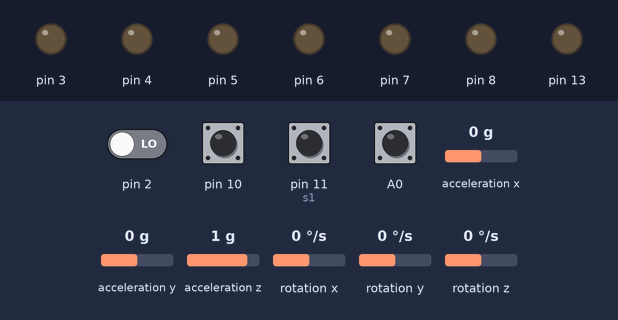
A sketch run on a simulated Arduino Uno, built with avr-gcc and run on an emulated ATmega328P. Shown: output pins drawn as LEDs (lit = HIGH). Inputs (shaded band) come from the test bench; at power-on: A0, pin 10, pin 11 (s1) HIGH, pin 2 LOW, acceleration x 0 g, acceleration y 0 g, acceleration z 1 g, rotation z 0 °/s, rotation x 0 °/s, rotation y 0 °/s. The sensor or clock chip raises its interrupt line as the real part does; what the sketch prints to the serial monitor is not drawn.

Above: at 0.1 s.
At 1.7 s:
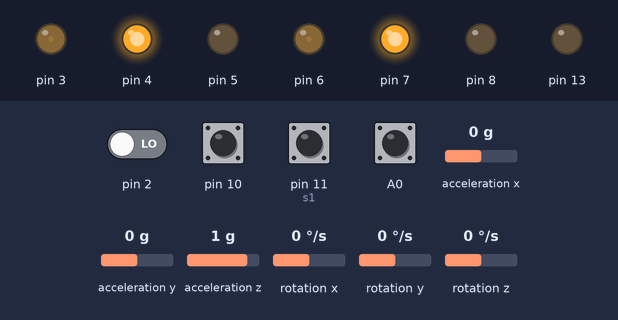
1.8 s: acceleration x set to -1.4 g
3.7 s: acceleration y set to -1.4 g
5.6 s: acceleration z set to -1.4 g
7.5 s: rotation z set to -192 °/s
9.1 s: pin 10 pulled LOW for 1 s
Timing chart, 0 to 12.1 s (numbered marks = the images above; inputs shaded):
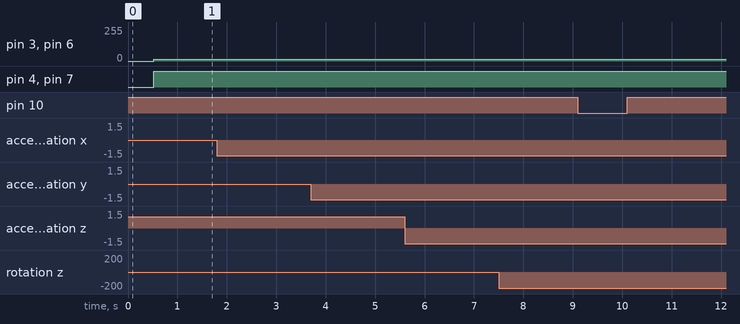

Measured:
- after the input at 1.8 s, every drawn part: stays the same
- after the input at 3.7 s, every drawn part: stays the same
- after the input at 5.6 s, every drawn part: stays the same
- after the input at 7.5 s, every drawn part: stays the same
- after the input at 9.1 s, every drawn part: stays the same

The sketch:

fuzzyController.ino
```cpp
 //  const float Q_distance=2.7;//1 2.7
   ///const float R_measure=3.3;//1 2.7
   //float distance=0;
   //float P=0;
   //float K=0;
   //float y=0;
   //float S=0;
  /////////////////////
///////////////////////////////////////////
#include "LMotorController.h"
#include "I2Cdev.h"
#include "MPU6050_6Axis_MotionApps20.h"
#include <PinChangeInt.h>
///////////////////////////////////////////

// Create a union to easily convert float to byte
typedef union{
  float number;
  uint8_t bytes[4];
} FLOATUNION_t;

// Create the variable you want to send
FLOATUNION_t myValue;


///mpu///
#if I2CDEV_IMPLEMENTATION == I2CDEV_ARDUINO_WIRE
 #include "Wire.h"
#endif
MPU6050 mpu;
// MPU control/status vars
bool dmpReady = false; // set true if DMP init was successful
uint8_t mpuIntStatus; // holds actual interrupt status byte from MPU
uint8_t devStatus; // return status after each device operation (0 = success, !0 = error)
uint16_t packetSize; // expected DMP packet size (default is 42 bytes)
uint16_t fifoCount; // count of all bytes currently in FIFO
uint8_t fifoBuffer[64]; // FIFO storage buffer
// orientation/motion vars
Quaternion q; // [w, x, y, z] quaternion container
VectorFloat gravity; // [x, y, z] gravity vector
float ypr[1]; // [yaw, pitch, roll] yaw/pitch/roll container and gravity vector
volatile bool mpuInterrupt = false; // indicates whether MPU interrupt pin has gone high
void dmpDataReady()
{
 mpuInterrupt = true;
}
/////////////////////////


//MOTOR CONTROLLER
float motorSpeedFactorLeft = 0.5;
float motorSpeedFactorRight = 0.5;
int ENA = 6;
int IN1 = 7;
int IN2 = 8;
int IN3 = 4;
int IN4 = 5;
int ENB = 3;
#define MIN_ABS_SPEED 25 //27 28 30
LMotorController motorController(ENA, IN1, IN2, ENB, IN3, IN4, motorSpeedFactorLeft, motorSpeedFactorRight);
////////////////

///encoder///
volatile int en1=0,en2=0;
int motorAngularPosition=0;
//float motorAngularSpeed=0;
//const float gearRatio=51.45;
//const float countToDegrees = (360 / (12.0 * gearRatio));
int disF=0;

int GradosP=360/150;

#define s1 11
#define s2 12

#define sensor A2
/////////////////

//lqr///
float x1,x2,x3,x4;
//float x1_ant=0;
//float x3_ant=0;
//float k[4]={-1.122,-1.68,52.76,719};//-1.22,0.5,30.755,150//-1.22,-0.13,33,100//-1.22,-0.13,37.799,950
//int SetPoint=0;
float input;
//double dt=0,dt2=0.0001;
int U=0;
////////////////////


void setup() {
  //distance = Angle()-182.7;
  Serial.begin(2000000);
  //Serial.begin(115200);
 ////////MPU////////
 // join I2C bus (I2Cdev library doesn't do this automatically)
 #if I2CDEV_IMPLEMENTATION == I2CDEV_ARDUINO_WIRE
 TWBR = 24; // 400kHz I2C clock (200kHz if CPU is 8MHz)
 #elif I2CDEV_IMPLEMENTATION == I2CDEV_BUILTIN_FASTWIRE
 Fastwire::setup(400, true);
 #endif

 mpu.initialize();

 devStatus = mpu.dmpInitialize();

 // supply your own gyro offsets here, scaled for min sensitivity
 mpu.setXGyroOffset(63);
 mpu.setYGyroOffset(40);
 mpu.setZGyroOffset(22);
 mpu.setZAccelOffset(976); // 1688 factory default for my test chip

 // make sure it worked (returns 0 if so)
 if (devStatus == 0)
 {
 // turn on the DMP, now that it's ready
 mpu.setDMPEnabled(true);

 // enable Arduino interrupt detection
 attachInterrupt(0, dmpDataReady, RISING);
 mpuIntStatus = mpu.getIntStatus();

 // set our DMP Ready flag so the main loop() function knows it's okay to use it
 dmpReady = true;

 // get expected DMP packet size for later comparison
 packetSize = mpu.dmpGetFIFOPacketSize();
 }
 else
 {
 // ERROR!
 // 1 = initial memory load failed
 // 2 = DMP configuration updates failed
 // (if it's going to break, usually the code will be 1)
 Serial.print(F("DMP Initialization failed (code "));
 Serial.print(devStatus);
 Serial.println(F(")"));
 }

 pinMode(13,OUTPUT);

pinMode(A0, INPUT_PULLUP);
   pinMode(10, INPUT_PULLUP);

   pinMode(s1, INPUT_PULLUP);
   pinMode(s2, INPUT_PULLUP);
   PCintPort::attachInterrupt(A0, encoder1, RISING);
   PCintPort::attachInterrupt(10, encoder2, RISING);
}


void encoder1() {
  if (digitalRead(A0) == HIGH) {
    if (digitalRead(s2) == LOW) {
      en1++;
    }
    else {
      en1--;
    }
  }
  else {
    if (digitalRead(s2) == LOW) {
      en1--;
    }
    else {
      en1++;
    }
  }
  }


void encoder2() {
      if (digitalRead(10) == HIGH) {
    if (digitalRead(s1) == LOW) {
      en2--;
    }
    else {
      en2++;
    }
  }
  else {
    if (digitalRead(s1) == LOW) {
      en2++;
    }
    else {
      en2--;
    }
  }
  }


/*
void sampleEncoders() {
  static float prevPosition = 0;
  static uint16_t lastUpdate = 0;
  static float leftPosition = 0;
  static float rightPosition = 0;
  //uint16_t m = micros();
  //uint16_t dt3 = m - lastUpdate;
  //lastUpdate = m;

  leftPosition = (float)en1 * 2.32;
  rightPosition = (float)en2 * 2.32;
  motorAngularPosition = -(leftPosition + rightPosition) / 2.0;
  //motorAngularSpeed = (((motorAngularPosition - prevPosition)/ dt3)* 1000000.0)/6;
  //prevPosition = motorAngularPosition;
}
*/

int distancia(){

  disF=en1;
  return disF;
}


float Angle(){
    // if programming failed, don't try to do anything
 if (!dmpReady) return;

 // wait for MPU interrupt or extra packet(s) available
 while (!mpuInterrupt && fifoCount < packetSize)
 {
  //no mpu data - performing lqr calculations and output to motors is 0
 //motorController.move(0,MIN_ABS_SPEED);
 }


 // reset interrupt flag and get INT_STATUS byte
 mpuInterrupt = false;
 mpuIntStatus = mpu.getIntStatus();

 // get current FIFO count
 fifoCount = mpu.getFIFOCount();

 // check for overflow (this should never happen unless our code is too inefficient)
 if ((mpuIntStatus & 0x10) || fifoCount == 1024)
 {
 // reset so we can continue cleanly
 mpu.resetFIFO();
 //Serial.println(F("FIFO overflow!"));

 // otherwise, check for DMP data ready interrupt (this should happen frequently)
 }
 else if (mpuIntStatus & 0x02)
 {
 // wait for correct available data length, should be a VERY short wait
 while (fifoCount < packetSize) fifoCount = mpu.getFIFOCount();

 // read a packet from FIFO
 mpu.getFIFOBytes(fifoBuffer, packetSize);

 // track FIFO count here in case there is > 1 packet available
 // (this lets us immediately read more without waiting for an interrupt)
 fifoCount -= packetSize;

 mpu.dmpGetQuaternion(&q, fifoBuffer);
 mpu.dmpGetGravity(&gravity, &q);
 mpu.dmpGetYawPitchRoll(ypr, &q, &gravity);
 input = ypr[1] * 180/M_PI + 180;
return input;
 }
}
int now=0;
int chtime=0;
int Ts=1;//20//10
int pasTime=0;


/*

float KalmanFilter(float newDistance, float dt){
       //distance=distance; //priori distance
       P+=Q_distance*dt;  //estimation error covariance
       //Kalman gain
       S=P+R_measure;
       K=P/S;
       //Update whith measurement
       y=newDistance-distance;
       //Calculate distance
       distance+=K*y;
       //Update the error covariance
       P*=(1-K);
       return distance;
   }

*/

void loop() {
  //now=millis();
  //chtime=now-pasTime;
  //pasTime=now;
  //x3=KalmanFilter(Angle()-182.7,chtime*1000000000);
  x3=Angle()-182.7;
  //Serial.println(x3);
  // Print header: Important to avoid sync errors!
  myValue.number = float(x3); // Give your float a value
  Serial.write('X');

  // Print float data
  for (int i=0; i<4; i++){
    Serial.write(myValue.bytes[i]);
  }
  // Print terminator
  Serial.print('\n');

  motorController.move(int(getFloat()),MIN_ABS_SPEED);
  delay(1);
///


///
/*
  myValue.number = getFloat(); // Give your float a value
  U=myValue.number;
  motorController.move(U,MIN_ABS_SPEED);*/
}
float getFloat(){
    int cont = 0;
    FLOATUNION_t f;
    while (cont < 4 ){
        f.bytes[cont] = Serial.read() ;
        cont = cont +1;
    }
    return f.number;
}
```
